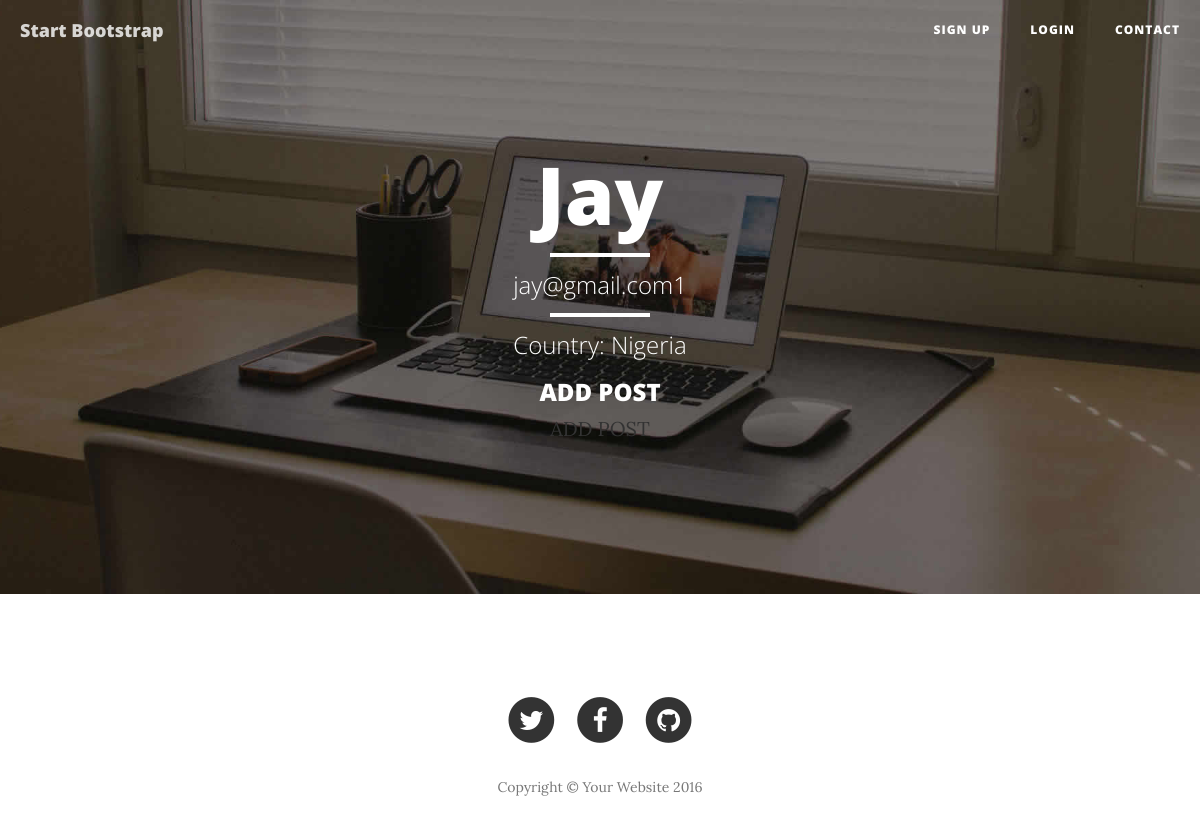
Page /profile/1/ on the committed database.
### blog_app/models.py (models this page shows, shortened)
class Author(models.Model):
      names=models.CharField(max_length=200)
      email=models.EmailField(max_length=255)

class AuthorProfile(models.Model):
      author=models.OneToOneField(Author, on_delete=models.CASCADE)
      bio=models.TextField(null=True, blank=True)
      birth_date=models.DateField(null=True, blank=True)
      country=models.CharField(max_length=50, null=True, blank=True)
      profile_img=models.ImageField(upload_to="profile/", default="profile/default.png")

### blog_app/views.py (the view)
# urls.py: path('profile/<int:author_id>/', author_profile_page, name="profile"),
def author_profile_page(request, author_id):
    profile_page=Author.objects.get(id=author_id)
    context={
        "author":profile_page
    }
    return render(request, "main/profile.html", context)

### templates/main/profile.html (shortened to what this page needs)
{%extends "base.html"%}
{%load static%}
{%block content%}
    <header class="intro-header" style="background-image: url({%static 'img/home-bg.jpg'%})">
        <div class="container">
            <div class="row">
                <div class="col-lg-8 col-lg-offset-2 col-md-10 col-md-offset-1">
                    <div class="site-heading">
                        <h1>{{author.names}}</h1>
                        <hr class="small">
                        <span class="subheading">{{author.email}}{{author.id}}</span>
                        <hr class="small">
                        <span class="subheading">Country: {{author.authorprofile.country}}</span>
                        <h3>ADD POST</h3>
                            <a href="{% url 'new_post' author.id %}" >ADD POST</a>
                </div>
            </div>
        </div>
    </header>
{%endblock content%}

### rows in the picture
Author: names "Jay", email "jay@gmail.com", id "1", authorprofile.country "Nigeria"
